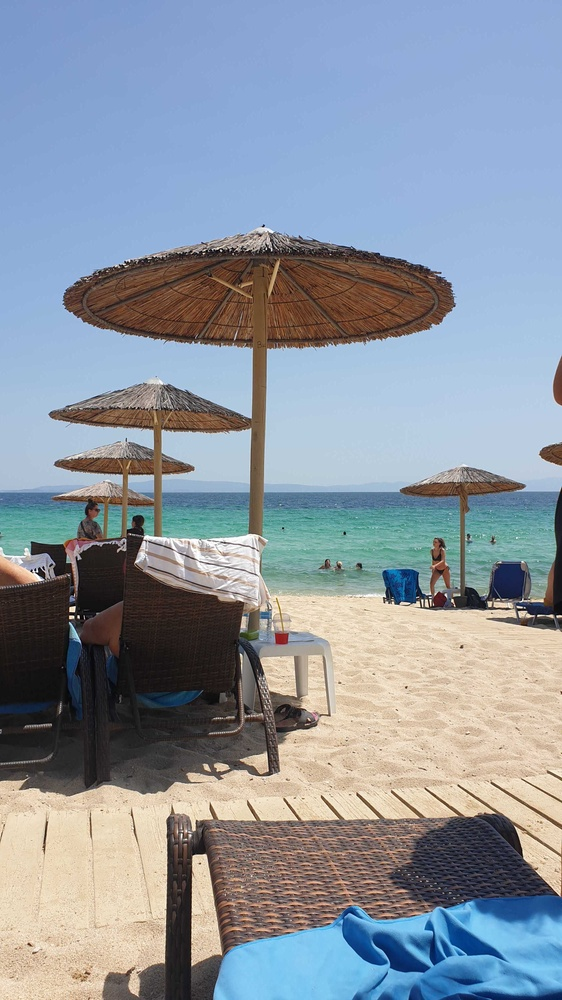
#> input picture week2/test1.jpg, 562 x 1000 px, shrunk from 2268 x 4032 before the run
$ jupyter execute --allow-errors Experiment-week2.ipynb   (shell and % lines are left out)
#> lines starting #> are read from the running program, lines starting #| are printed output that depends on the picture
### This script is used to compress image with JPEG standard, which is implemented by myself.

[cell 1]
import numpy as np
import cv2
import matplotlib.pyplot as plt

[cell 2]
img = cv2.imread('test1.jpg')
#> img is the input picture: shape (1000, 562, 3); mean B, G, R 161.4, 150, 140.2
gray = cv2.cvtColor(img, cv2.COLOR_BGR2GRAY)
gray = cv2.resize(gray, (240, 400))
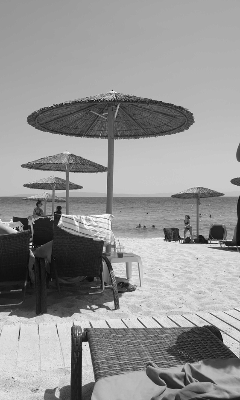
#> gray: shape (400, 240); min 8, max 254, mean 148.3
print(img.shape, gray.shape)
#| (1000, 562, 3) (400, 240)
plt.imshow(gray, cmap='gray')

#### Part 1: Do a basic implementation of JPEG:

1. Divide the image into non-overlapping 8x8 blocks.
2. Compute the DCT (discrete cosine transform) of each block. This is implemented in popular packages such as Matlab.
3. Quantize each block. You can do this using the tables in the video or simply divide each coefficient by N, round the result to the nearest integer, and multiply back by N. Try for different values of N.
4. You can also try preserving the 8 largest coefficients (out of the total of 8x8=64), and simply rounding them to the closest integer.
5. Visualize the results after inverting the quantization and the DCT.

[cell 3]
# 1. Divide the image into non-overlapping 8x8 blocks.
def split_into_8x8(img):
    w, h = img.shape
#> w = 400; h = 240
    num_bw, num_bh = int(w/8), int(h/8)
#> num_bw = 50; num_bh = 30
    x_idxs = range(num_bw)
    y_idxs = range(num_bh)
    blocks = []
    for x in x_idxs:
        for y in y_idxs:
            blocks.append([x*8,y*8,(x+1)*8,(y+1)*8])
    return blocks

[cell 4]
blocks = split_into_8x8(gray)
#> blocks = 1500 items, first 6: [0, 0, 8, 8], [0, 8, 8, 16], [0, 16, 8, 24], [0, 24, 8, 32], [0, 32, 8, 40], [0, 40, 8, 48]
print(len(blocks))
#| 1500
print(blocks[-1])
#| [392, 232, 400, 240]

[cell 5]
# 2. compute the DCT
# for block in blocks:
idx = 700
block = blocks[idx]
#> block = [184, 80, 192, 88]
# plt.imshow(gray[x:x1,y:y1])
def compute_dct4block(gray, block):
    x,y,x1,y1 = block
    area = gray[x:x1,y:y1]
    block_dct = cv2.dct(np.array(area, np.float32))
    return block_dct
#> (the rest of this cell did not finish here and is left out)

[cell 6]
# 3. quantize each block
def quantize_block(area, N=16):
    return ((area/N).astype(int)*N).astype(float)

[cell 7]
fig, ax = plt.subplots(2,2)
#> (the rest of this cell did not finish here and is left out)

[cell 8]
# 4. You can also try preserving the 8 largest coefficients (out of the total of 8x8=64), and simply rounding them to the closest integer.
# 5. Visualize the results after inverting the quantization and the DCT.

img1 = cv2.imread('test1.jpg', 0)
#> img1: shape (1000, 562); min 0, max 255, mean 148.4
img1 = img1.astype('float')
img_dct = cv2.dct(img1)
img_dct = quantize_block(img_dct, N=128)
img_recover = cv2.idct(img_dct)
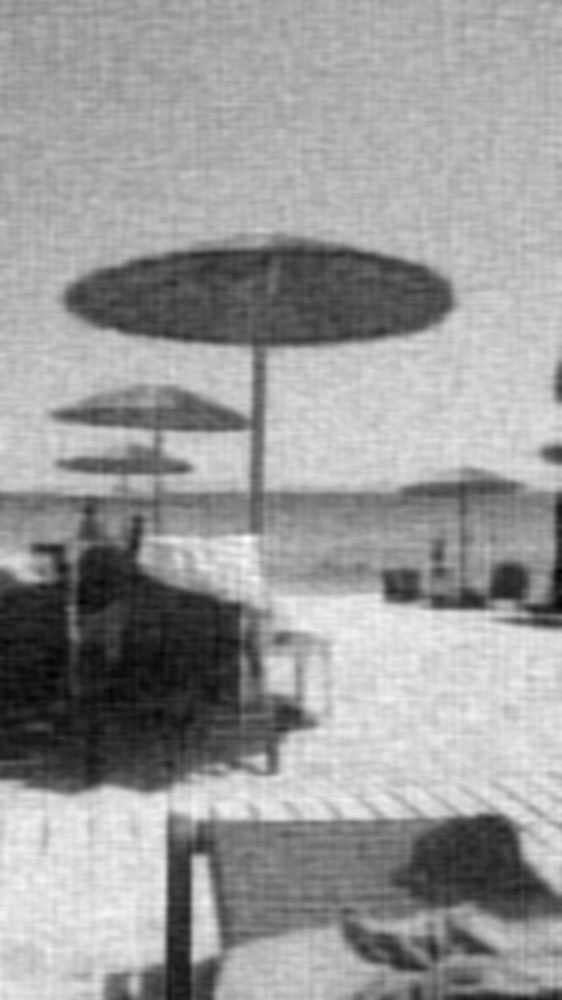
#> img_recover: shape (1000, 562) float64; min -0.916, max 246.3, mean 148.2; drawn with min black and max white
cv2.imwrite('re_128_full.png', img_recover)
fig, ax = plt.subplots(1,2)
ax[0].imshow(img1, cmap='gray')
# ax[1].imshow(img_dct, cmap='gray')
ax[1].imshow(img_recover, cmap='gray')

plt.show()

[cell 9]
def dct(img1):
    img_dct = cv2.dct(img1)
    img_dct = quantize_block(img_dct, N=16)
    img_recover = cv2.idct(img_dct)
    return img_recover

#### Part 2: Repeat the above but instead of using the DCT, use the FFT (Fast Fourier Transform).

[cell 10]
img1 = cv2.imread('test1.jpg', 0)
img1 = img1.astype('float')

def fft(img1):
    f = np.fft.fft2(img1)
    fshift = np.fft.fftshift(f)
    result = 20*np.log(np.abs(fshift))
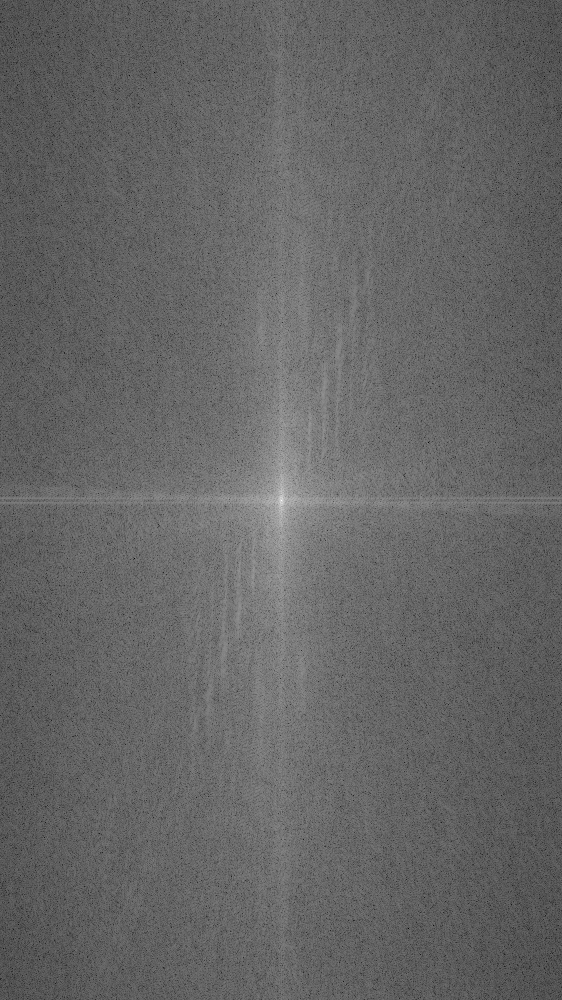
#> result: shape (1000, 562) float64; min 48.13, max 364.8, mean 174.2; drawn with min black and max white

    ishift = np.fft.ifftshift(fshift)
    iimg = np.fft.ifft2(ishift)
    iimg = np.abs(iimg)
    return iimg

iimg = fft(img1)

plt.subplot(121)
plt.imshow(img1, cmap='gray')
plt.title('origin')
plt.axis('off')

plt.subplot(122)
plt.imshow(iimg, cmap='gray')
plt.title('invert')
plt.axis('off')

# [4 lines of commented-out code are left out]
cv2.imwrite('fft.png', iimg)
plt.show()

#### Part 3: Repeat the above JPEG-type compression but don’t use any transform, simply perform quantization on the original image.

[cell 11]
img1 = cv2.imread('test1.jpg', 0)
# img1 = img1.astype('float')
# imshow(quantize_block(block_dct, N=4), cmap='gray')
plt.subplot(141)
plt.imshow(img1, cmap='gray')
plt.title('gray')
plt.axis('off')

plt.subplot(142)
plt.imshow(quantize_block(img1, N=4), cmap='gray')
plt.title('N=4')
plt.axis('off')


plt.subplot(143)
plt.imshow(quantize_block(img1, N=16), cmap='gray')
plt.title('N=16')
plt.axis('off')

plt.subplot(144)
plt.imshow(quantize_block(img1, N=64), cmap='gray')
#> call 4 of quantize_block, with N = 64
#> in quantize_block (call 4), `return ((area/N).astype(int)*N).astype(float)`:
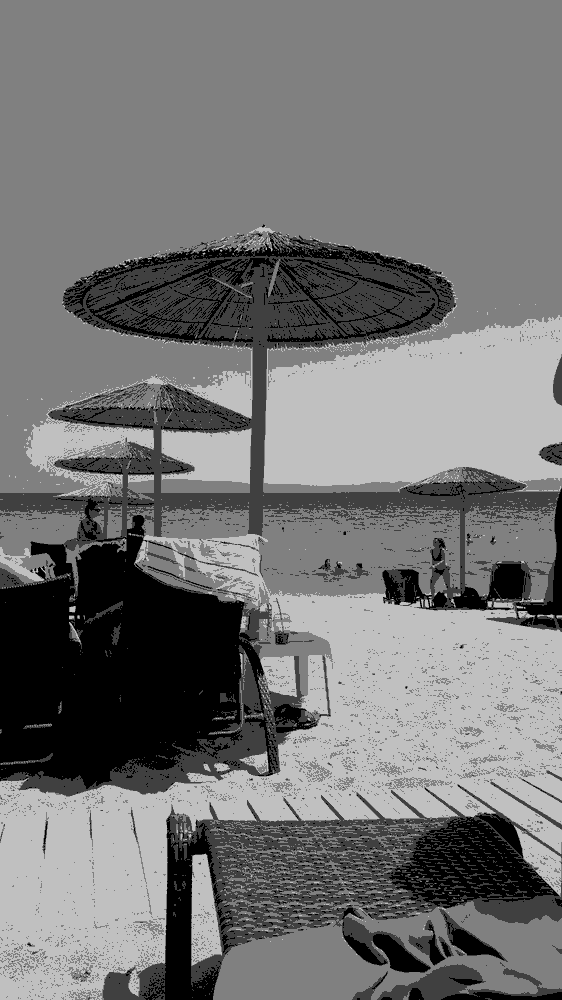
#> returned value: shape (1000, 562) float64; min 0, max 192, mean 116.4
plt.title('N=64')
plt.axis('off')

plt.show()

#### Part 4: Do JPEG now for color images. In Matlab, use the rgb2ycbcr command to convert the Red-Green-Blue image to a Lumina and Chroma one; then perform the JPEG-style compression on each one of the three channels independently. After inverting the compression, invert the color transform and visualize the result. While keeping the compression ratio constant for the Y channel, increase the compression of the two chrominance channels and observe the results.

[cell 12]
im = cv2.imread('test1.jpg')
print(im.shape, im.dtype)
#| (1000, 562, 3) uint8

im0 = fft(im[:,:,0])
#> in fft (call 2), `f = np.fft.fft2(img1)`:
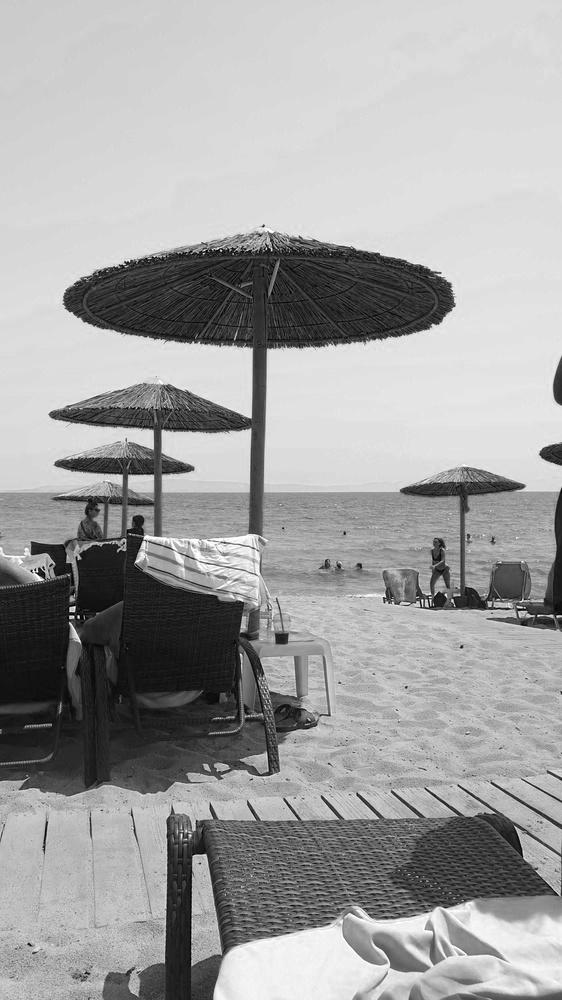
#> img1: shape (1000, 562); min 0, max 255, mean 161.4
im1 = fft(im[:,:,1])
im2 = fft(im[:,:,2])
#> in fft (call 4), `f = np.fft.fft2(img1)`:
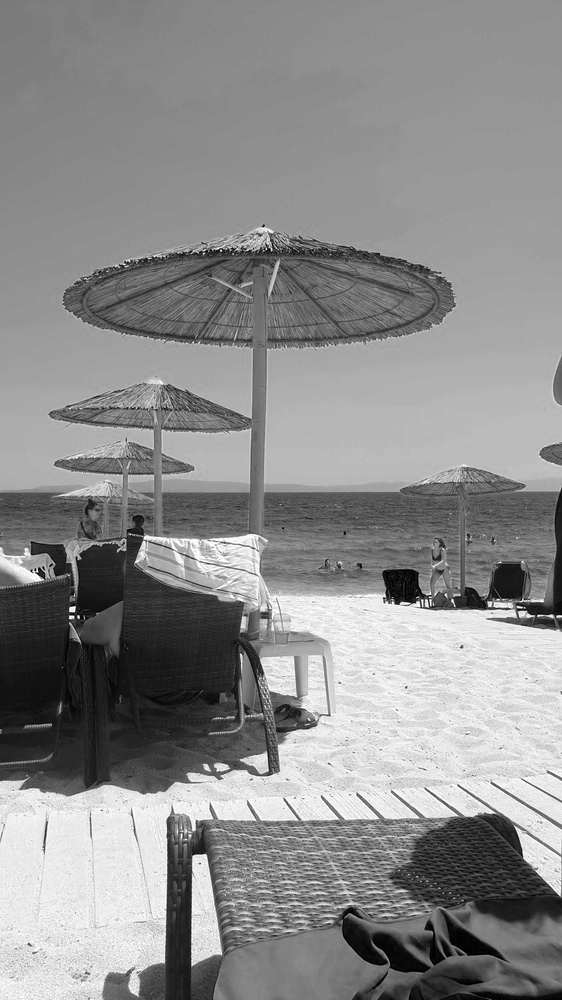
#> img1: shape (1000, 562); min 0, max 255, mean 140.2
# print(im0.shape)
im_fft = np.zeros(im.shape)
im_fft[:,:,0] = im0
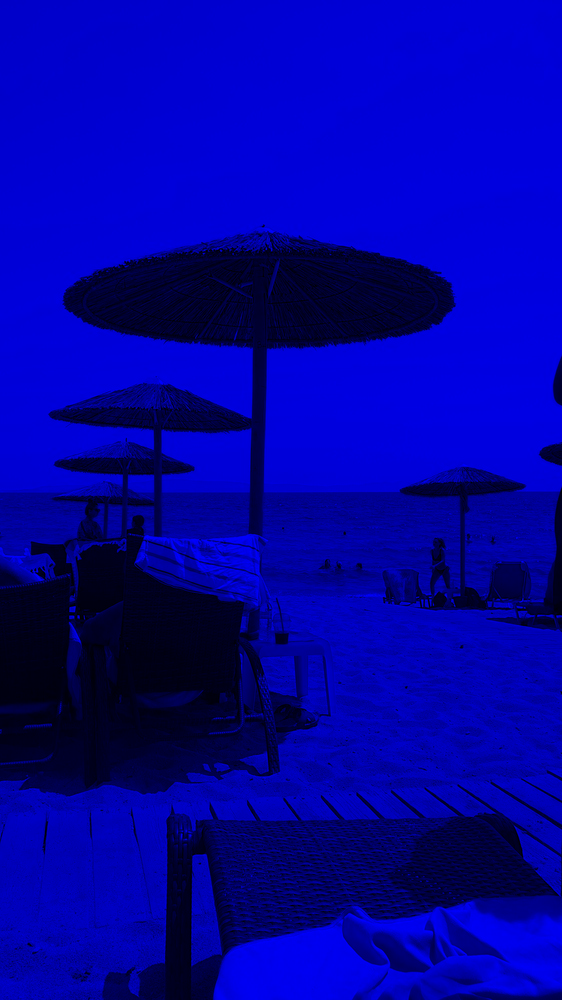
#> im_fft: shape (1000, 562, 3) float64; mean of channels 0, 1, 2 161.4, 0, 0; drawn with min black and max white
im_fft[:,:,1] = im1
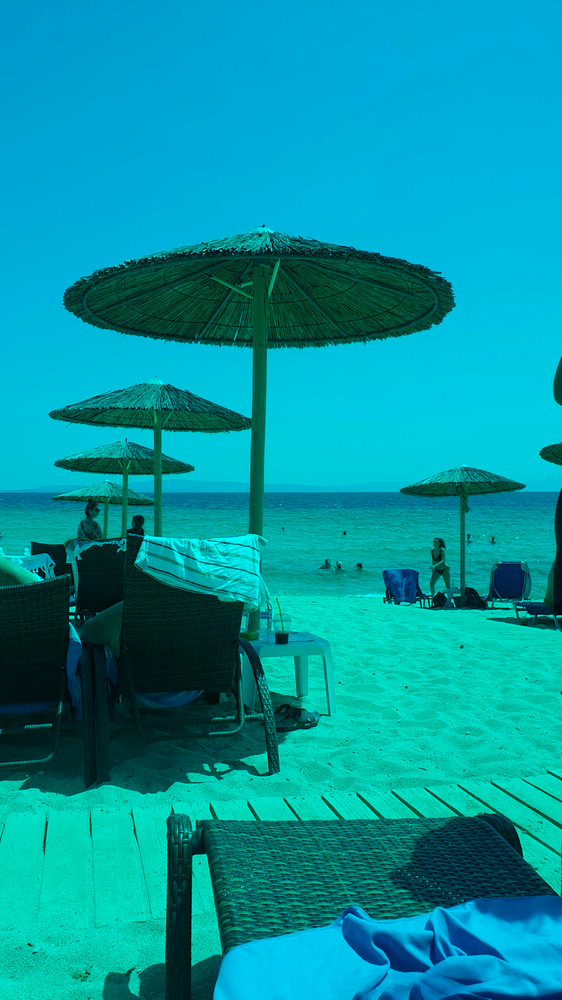
#> im_fft: shape (1000, 562, 3) float64; mean of channels 0, 1, 2 161.4, 150, 0; drawn with min black and max white
im_fft[:,:,2] = im2

plt.subplot(121)
plt.imshow(cv2.cvtColor(im, cv2.COLOR_BGR2RGB))
plt.title('origin')
plt.axis('off')

plt.subplot(122)
plt.imshow(cv2.cvtColor(im_fft.astype(np.uint8), cv2.COLOR_BGR2RGB))
plt.title('fft')
plt.axis('off')

plt.show()
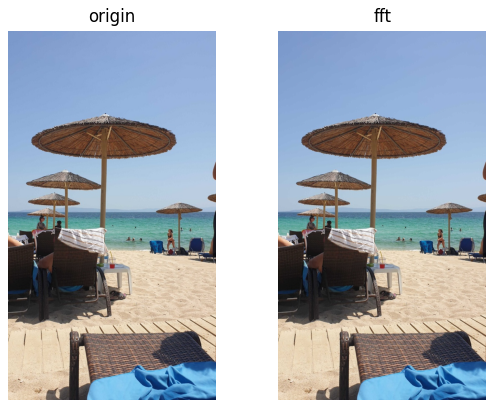
#> figure drawn by matplotlib, 2 panels

#### Part 5: Compute the histogram of a given image and of its prediction errors. If the
1. pixel being processed is at coordinate (0,0), consider
2. predicting based on just the pixel at (-1,0);
3. predicting based on just the pixel at (0,1);
4. predicting based on the average of the pixels at (-1,0), (-1,1), and (0,1).

[cell 13]
import matplotlib.pyplot as plt
import cv2

im = cv2.imread('test1.jpg')
# calculate mean value from RGB channels and flatten to 1D array
vals = im.mean(axis=2).flatten()
# plot histogram with 255 bins
b, bins, patches = plt.hist(vals, 255)
#> b = 255 values, max 12219 at index 179, min 5 at index 2, mean 2203.9; bins = 256 values from 0.333 to 255; patches = 255 items
plt.xlim([0,255])
plt.show()
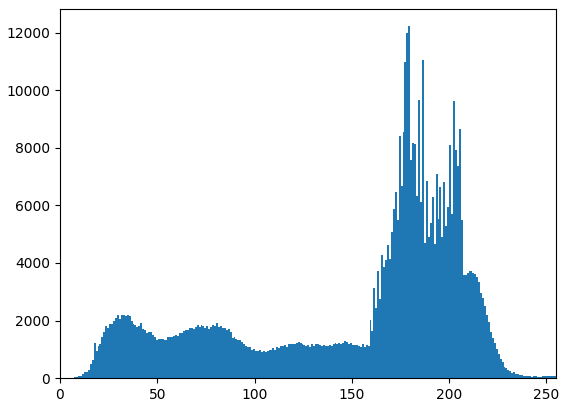
#> figure drawn by matplotlib, 1 panel; tallest bar 12219 high, from x = 179.1 to 180.1
